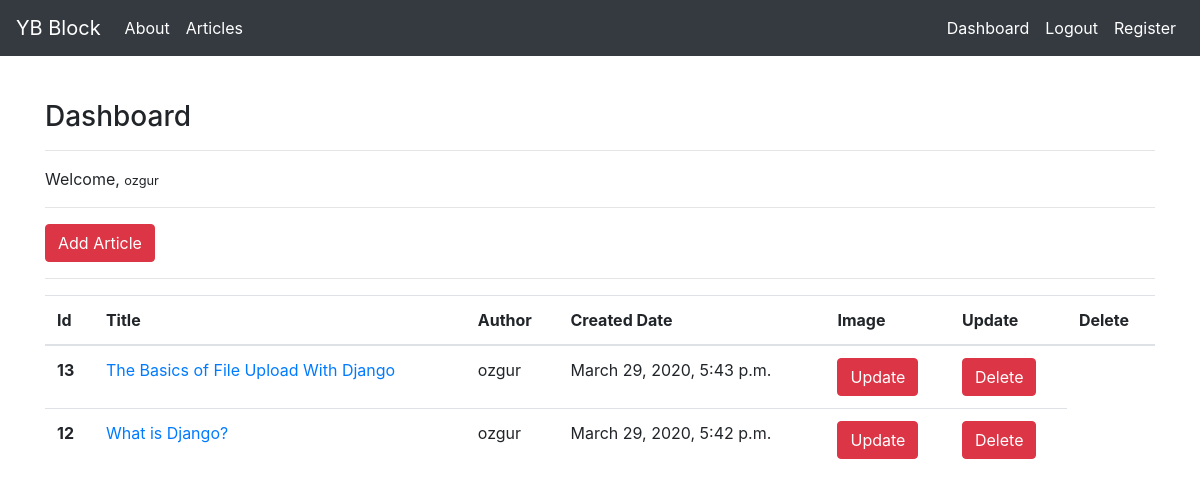
Screenshot of /articles/dashboard/ (signed in) with the database file from the repository.
### article/models.py (models this page shows, shortened)
class Article(models.Model):
    author = models.ForeignKey("auth.User", on_delete=models.CASCADE, verbose_name = "Article Author")
    title = models.CharField(max_length=50, verbose_name="Article Title")
    content = RichTextField(verbose_name="Article Content")
    createddate = models.DateTimeField(auto_now_add = True, verbose_name = "Article Created Date")
    article_image = models.FileField(blank = True, null = True, verbose_name = "Add Image to Article")
    class Meta:
        ordering = ['-createddate']

### article/views.py (the view)
# urls.py: path('dashboard/', views.dashboard, name = "dashboard"),
@login_required(login_url = "user:loginuser")
def dashboard(request):
    articles = Article.objects.filter(author = request.user)
    context = {
        "articles":articles
    }
    return render(request, "dashboard.html", context)

### templates/dashboard.html
{% extends "layout.html" %}
{% block body %}
    <h3>Dashboard</h3>
    <hr>
    <p>
        Welcome, <small>{{request.user.username}}</small>
    </p>
    <hr>
    <a class = "btn btn-danger" href="{% url 'article:addarticle' %}">Add Article</a>
    <hr>
    {% if  articles%}
        <table class="table">
            <thead>
            <tr>
                <th scope="col">Id</th>
                <th scope="col">Title</th>
                <th scope="col">Author</th>
                <th scope="col">Created Date</th>
                <th scope="col">Image</th>
                <th scope="col">Update</th>
                <th scope="col">Delete</th>
            </tr>
            </thead>
            <tbody>
                {% for article in articles %}
                <tr>
                    <th scope="row">{{article.id}}</th>
                    <td><a href="{% url 'article:detail' article.id %}">{{article.title}}</a></td>
                    <td>{{article.author.username}}</td>
                    <td>{{article.createddate}}</td>
                    <td><a href="{% url 'article:update' article.id %}" class = "btn btn-danger">Update</a></td>
                    <td><a href="{% url 'article:delete' article.id %}" class = "btn btn-danger">Delete</a></td>
                </tr>
                {% endfor %}
            </tbody>
        </table>
    {% else %}
        <div class = "alert alert-danger">
            There isn't any article
        </div>
    {% endif %}
{% endblock body %}

### rows the page displays
Article: id "13", title "The Basics of File Upload With Django", author.username "ozgur", createddate "March 29, 2020, 5:43 p.m."
Article: id "12", title "What is Django?", author.username "ozgur", createddate "March 29, 2020, 5:42 p.m."

### other values shown
{{ request.user.username }} "ozgur"
